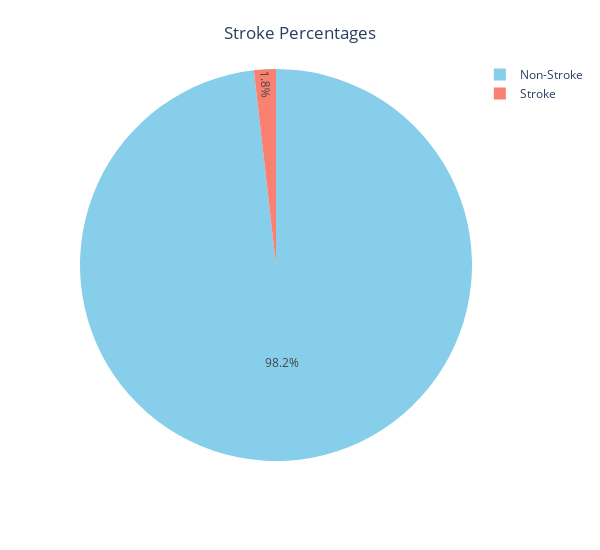

Notebook cell for this chart:
### Markdown cell above
The final step is to explore the distribution of strokes, as the target variable.

### Code cell
# Count stroke
stroke_counts = df['stroke'].value_counts()

# Define labels and colors
labels = ["Non-Stroke", "Stroke"]
colors = ["skyblue", "salmon"]

# Create pie chart
fig = px.pie(values=stroke_counts, names=labels, width=600, height=550, color_discrete_sequence=colors)
fig.update_layout(title={'text': "Stroke Percentages",
                         'y':0.95,
                         'x':0.5,
                         'xanchor': 'center',
                         'yanchor': 'top'})

# Show result
fig.show()

### Figure 1 — Plotly figure (JSON) as saved in the notebook; plotly's stock layout.template omitted (floating-point values rounded to 4 significant figures)
{"data": [{"domain": {"x": [0, 1], "y": [0, 1]}, "hovertemplate": "label=%{label}<br>value=%{value}<extra></extra>", "labels": ["Non-Stroke", "Stroke"], "legendgroup": "", "name": "", "showlegend": true, "type": "pie", "values": [42617, 783]}], "layout": {"height": 550, "legend": {"tracegroupgap": 0}, "margin": {"t": 60}, "piecolorway": ["skyblue", "salmon"], "title": {"text": "Stroke Percentages", "x": 0.5, "xanchor": "center", "y": 0.95, "yanchor": "top"}, "width": 600}}
